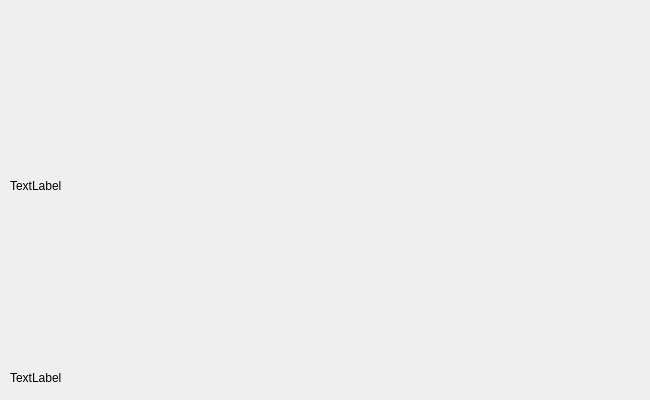
<?xml version="1.0" encoding="UTF-8"?>
<ui version="4.0">
 <class>Form</class>
 <widget class="QWidget" name="Form">
  <property name="geometry">
   <rect>
    <x>0</x>
    <y>0</y>
    <width>650</width>
    <height>400</height>
   </rect>
  </property>
  <property name="windowTitle">
   <string>Form</string>
  </property>
  <widget class="QLabel" name="link">
   <property name="geometry">
    <rect>
     <x>10</x>
     <y>370</y>
     <width>631</width>
     <height>16</height>
    </rect>
   </property>
   <property name="text">
    <string>TextLabel</string>
   </property>
   <property name="openExternalLinks">
    <bool>true</bool>
   </property>
  </widget>
  <widget class="QLabel" name="image">
   <property name="geometry">
    <rect>
     <x>10</x>
     <y>10</y>
     <width>631</width>
     <height>351</height>
    </rect>
   </property>
   <property name="text">
    <string>TextLabel</string>
   </property>
  </widget>
 </widget>
 <resources/>
 <connections/>
</ui>
